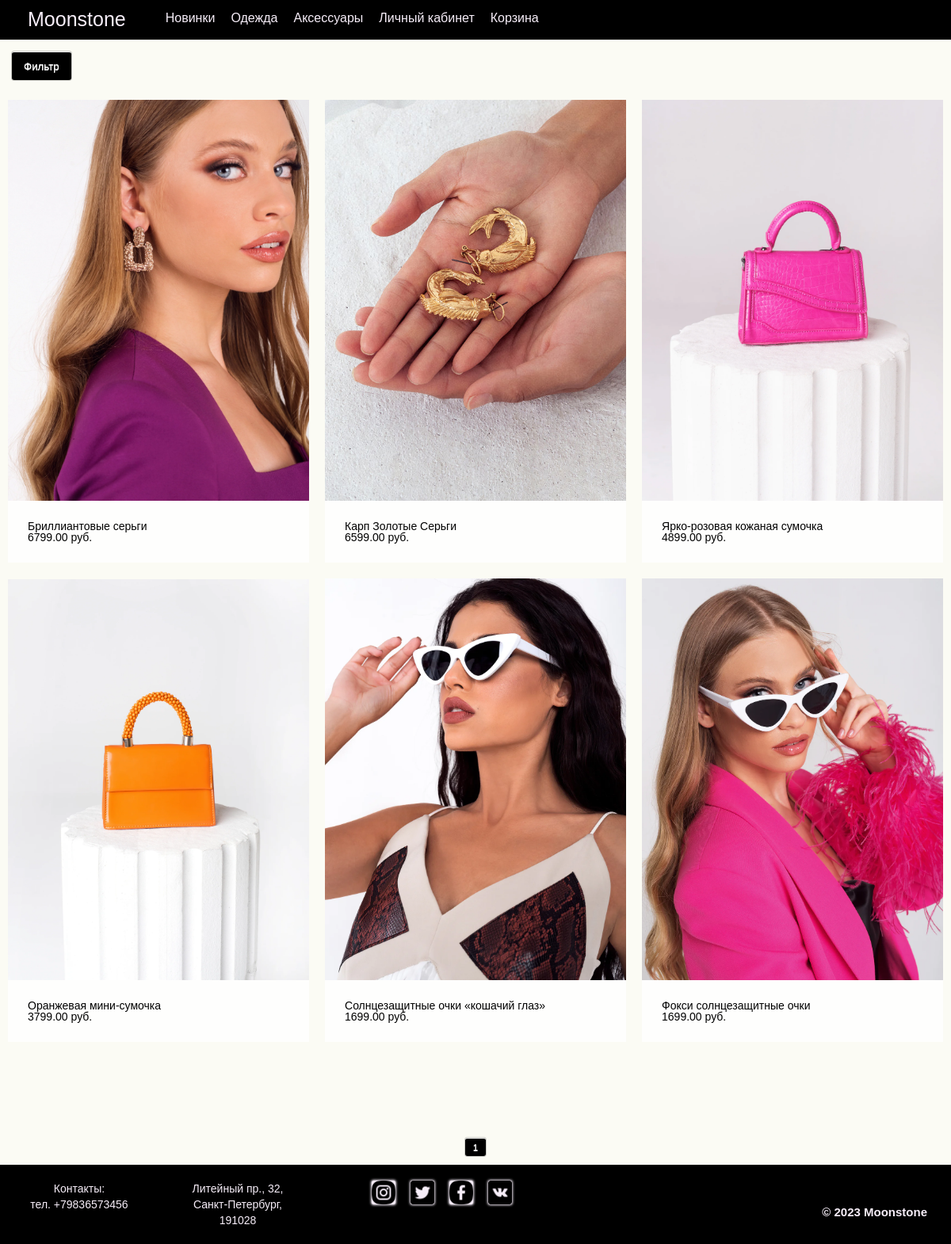
Page /products_3/ on the committed database.
### shop/models.py (models this page shows, shortened)
class Product(models.Model):
    CATEGORY_CHOICES = (
        ('clothing', 'Clothing'),
        ('accessories', 'Accessories'),
    )
    category = models.CharField(max_length=20, choices=CATEGORY_CHOICES, default='Clothing', null=True)
    name = models.CharField(max_length=255)
    description = models.TextField()
    price = models.DecimalField(max_digits=10, decimal_places=2)
    image = models.ImageField(upload_to='product_images')
    colors = models.ManyToManyField(Color)
    sizes = models.ManyToManyField(Size)
    class Meta:
        ordering = ['-id']

### shop/views.py (the view)
# urls.py: path('products_3/', views.product_list_3, name='product_list_3'),
def product_list_3(request):
    query = request.GET.get('q')
    color_query = request.GET.getlist('color')
    size_query = request.GET.getlist('size')
    products = Product.objects.filter(category='accessories')
    if query:
        products = products.filter(name__icontains=query)
    if color_query:
        products = products.filter(colors__name__in=color_query)
    if size_query:
        products = products.filter(sizes__name__in=size_query)
    color_counts = Product.objects.filter(category='accessories').values('colors__name').distinct().annotate(count=Count('colors')).order_by('colors__name')
    size_counts = Product.objects.filter(category='accessories').values('sizes__name').distinct().annotate(count=Count('sizes')).order_by('sizes__name')
    page = request.GET.get('page', 1)
    paginator = Paginator(products, 9)
    try:
        products = paginator.page(page)
    except PageNotAnInteger:
        products = paginator.page(1)
    except EmptyPage:
        products = paginator.page(paginator.num_pages)
    context = {
        'products': products,
        'color_counts': color_counts,
        'size_counts': size_counts
    }
    return render(request, 'shop/products_list_3.html', context)

### templates/shop/products_list_3.html (shortened to what this page needs)
{% extends 'shop/base.html' %}
{% load static %}
{% block content %}
<div class="basis">
    <div class="filter">
        <button id="filter-button">Фильтр</button>
    </div>
    <div class="product-row">
        {% for product in products %}
        <div class="product">
            <div class="product-image">
                <a href="{% url 'shop:product_detail' id=product.id %}">
                    <img src="{{ product.image.url }}" alt="{{ product.name }}">
                </a>
            </div>
            <div class="product-info">
                <h3><a href="{% url 'shop:product_detail' id=product.id %}">{{ product.name }}</a></h3>
                <p>{{ product.price }} руб.</p>
            </div>
        </div>
        {% endfor %}
    </div>
    <div class="pagination">
        {% for i in products.paginator.page_range %}
            {% if products.number == i %}
                <a class="current">{{ i }}</a>
            {% else %}
                <a href="?page={{ i }}">{{ i }}</a>
            {% endif %}
        {% endfor %}
    </div>
</div>
{% endblock %}

### static/css/style.css (style rules this page uses)
* { padding: 0; margin: 0; border: 0; }
*, *:before, *:after { -moz-box-sizing: border-box; -webkit-box-sizing: border-box; box-sizing: border-box; }
html, body { height: 100%; width: 100%; font-size: 100%; line-height: 1; font-size: 14px; -ms-text-size-adjust: 100%; -moz-text-size-adjust: 100%; -webkit-text-size-adjust: 100%; }
input, button, textarea { font-family: inherit; }
button { cursor: pointer; }
a, a:visited { text-decoration: none; }
img { vertical-align: top; }
h1, h2, h3, h4, h5, h6 { font-size: inherit; font-weight: 400; }
body { font-family: 'Gilroy-Medium', sans-serif; min-height: 100vh; height: 100%; }
.basis { padding-top: 50px; }
.filter button { border-radius: 3px; box-shadow: rgba(0, 0, 0, 0.2) 0 0 0 1px; margin: 5px; padding: 10px 15px; display: inline-block; border-top: 1px solid #fff; color: #f7f7f7; text-shadow: white 0 1px 0; background-color: #000; }
.filter { margin: 10px; }
.product-row { display: flex; flex-wrap: wrap; justify-content: space-between; }
.product { margin: 10px; box-sizing: border-box; display: flex; flex-direction: column; justify-content: space-between; max-width: calc(33.33% - 20px); }
.product-image { width: 100%; height: 100%; display: flex; justify-content: center; align-items: center; overflow: hidden; }
.product-image img { width: 100%; height: auto; object-fit: cover; }
.product-info { bottom: 0; left: 0; width: 100%; color: #000000; padding: 25px; background-color: rgba(255, 255, 255, 0.8); text-align: left; }
.product-info a { color: #000000; }
.pagination { text-align: center; padding: 10px; margin-top: 100px; }
.pagination a { border-radius: 3px; box-shadow: rgba(0, 0, 0, 0.2) 0 0 0 1px; margin: 1px 2px; padding: 5px 10px; display: inline-block; border-top: 1px solid #fff; text-decoration: none; color: #000; font-size: smaller; text-shadow: white 0 1px 0; background-color: #f7f7f7; filter: progid:DXImageTransform.Microsoft.gradient(startColorStr='#f9f9f9', EndColorStr='#eaeaea'); }
.pagination a.current { background-color: #000; color: #f7f7f7; }

### rows in the picture
Product: image (picture), name "Бриллиантовые серьги", price "6799.00"
Product: image (picture), name "Карп Золотые Серьги", price "6599.00"
Product: image (picture), name "Ярко-розовая кожаная сумочка", price "4899.00"
Product: image (picture), name "Оранжевая мини-сумочка", price "3799.00"
Product: image (picture), name "Солнцезащитные очки «кошачий глаз»", price "1699.00"
Product: image (picture), name "Фокси солнцезащитные очки", price "1699.00"

### other values in the picture
{{ i }} "1"
